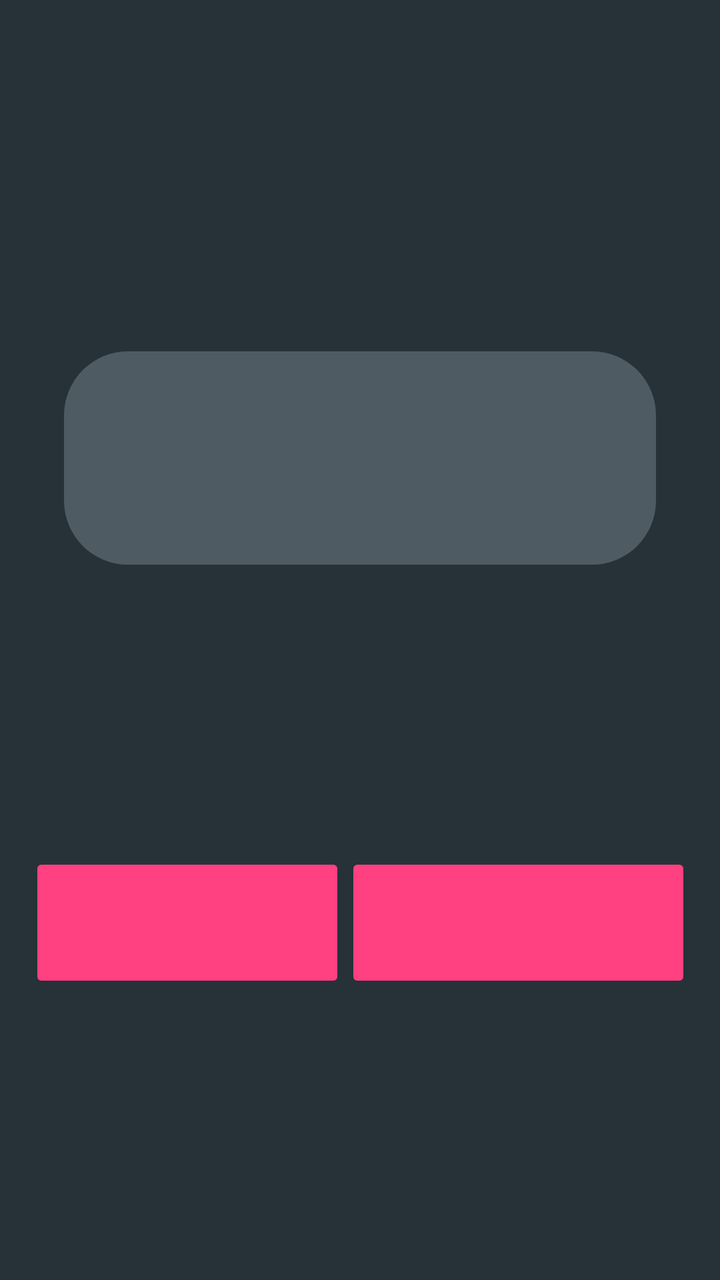
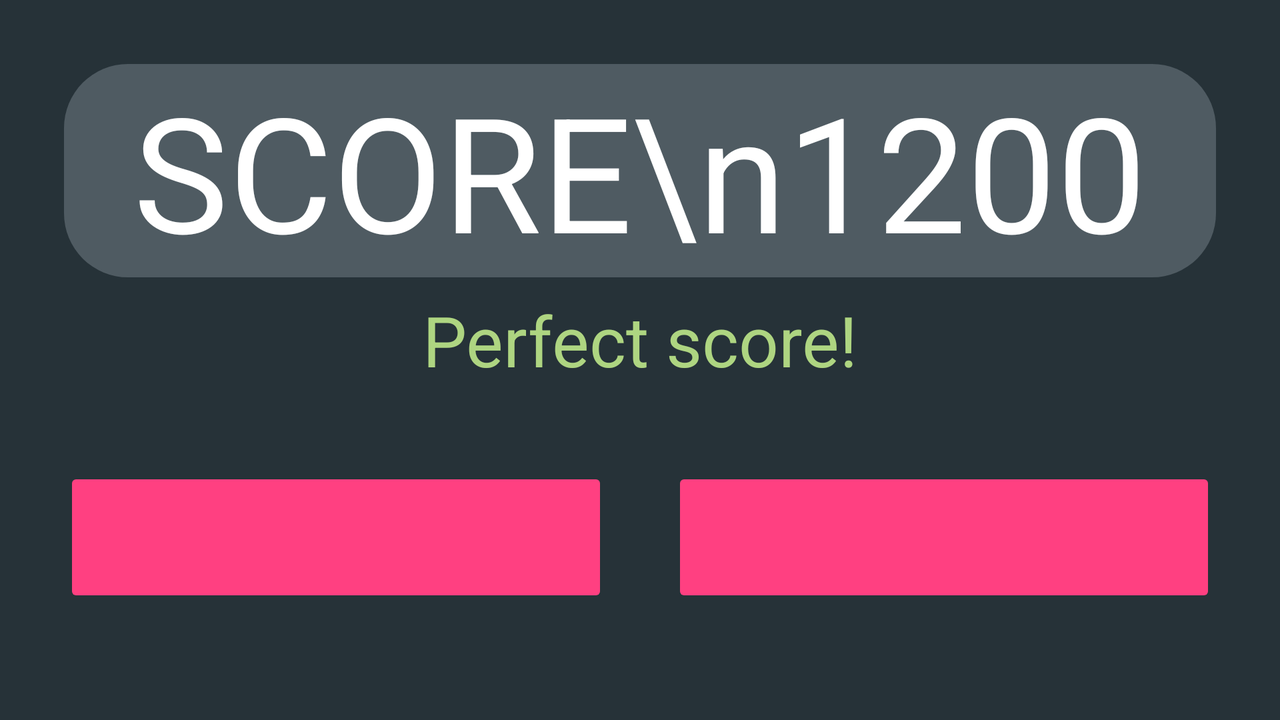

An Android layout and its configuration variant, each rendered on a device that would load it. The default file and the variant file are quoted in full after the pictures.
<!-- AndroidManifest.xml: application theme Theme.SquidGameMemory -->
<!-- res/layout/activity_result.xml -->
<?xml version="1.0" encoding="utf-8"?>
<androidx.constraintlayout.widget.ConstraintLayout xmlns:android="http://schemas.android.com/apk/res/android"
    xmlns:app="http://schemas.android.com/apk/res-auto"
    xmlns:tools="http://schemas.android.com/tools"
    android:layout_width="match_parent"
    android:layout_height="match_parent"
    tools:context=".ResultActivity">

    <TextView
        android:id="@+id/score_text"
        android:layout_width="0dp"
        android:layout_height="wrap_content"
        android:layout_marginStart="32dp"
        android:layout_marginTop="32dp"
        android:layout_marginEnd="32dp"
        android:background="@drawable/radio_selected"
        android:backgroundTint="@color/secondaryLightColor"
        android:textAlignment="center"
        android:textColor="@color/white"
        android:textSize="80sp"
        app:layout_constraintBottom_toTopOf="@+id/home_button"
        app:layout_constraintEnd_toEndOf="parent"
        app:layout_constraintStart_toStartOf="parent"
        app:layout_constraintTop_toTopOf="parent" />

    <TextView
        android:id="@+id/perfect_score"
        android:layout_width="wrap_content"
        android:layout_height="wrap_content"
        android:layout_marginTop="8dp"
        android:text="@string/perfect_score_text"
        android:textColor="#AED581"
        android:textSize="35sp"
        android:visibility="gone"
        app:layout_constraintEnd_toEndOf="parent"
        app:layout_constraintStart_toStartOf="parent"
        app:layout_constraintTop_toBottomOf="@id/score_text" />

    <ImageButton
        android:id="@+id/home_button"
        android:layout_width="158dp"
        android:layout_height="70dp"
        android:layout_marginStart="32dp"
        android:backgroundTint="@color/primaryColor"
        android:scaleType="fitCenter"
        app:layout_constraintBottom_toBottomOf="parent"
        app:layout_constraintEnd_toStartOf="@+id/replay_button"
        app:layout_constraintStart_toStartOf="parent"
        app:layout_constraintTop_toBottomOf="@+id/score_text"
        app:srcCompat="@drawable/ic_baseline_home_24_dark" />

    <ImageButton
        android:id="@+id/replay_button"
        android:layout_width="173dp"
        android:layout_height="70dp"
        android:layout_marginEnd="32dp"
        android:backgroundTint="@color/primaryColor"
        android:scaleType="fitCenter"
        app:layout_constraintBottom_toBottomOf="parent"
        app:layout_constraintEnd_toEndOf="parent"
        app:layout_constraintStart_toEndOf="@+id/home_button"
        app:layout_constraintTop_toBottomOf="@+id/score_text"
        app:srcCompat="@drawable/ic_baseline_replay_24_dark" />


</androidx.constraintlayout.widget.ConstraintLayout>
<!-- resources referenced by this layout -->
<resources>
  <color name="primaryColor">#ff4081</color>
  <color name="secondaryLightColor">#4f5b62</color>
  <color name="white">#FFFFFFFF</color>
  <!-- drawable radio_selected (drawable) -->
  <?xml version="1.0" encoding="utf-8"?>
  <shape xmlns:android="http://schemas.android.com/apk/res/android">
      <solid android:color="@color/secondaryDarkColor"/>
      <corners android:radius="32dp"/>
  </shape>
  <string name="perfect_score_text">Perfect!</string>
  <style name="Theme.SquidGameMemory" parent="Theme.MaterialComponents.Light.NoActionBar">
          
          <item name="android:windowBackground">@color/secondaryColor</item>
          <item name="colorPrimary">@color/purple_500</item>
          <item name="colorPrimaryVariant">@color/purple_700</item>
          <item name="colorOnPrimary">@color/white</item>
          
          <item name="colorSecondary">@color/teal_200</item>
          <item name="colorSecondaryVariant">@color/teal_700</item>
          <item name="colorOnSecondary">@color/black</item>
          
          <item name="android:statusBarColor" tools:targetApi="l">?attr/colorPrimaryVariant</item>
          
      </style>
  <color name="secondaryDarkColor">#000a12</color>
  <color name="secondaryColor">#263238</color>
  <color name="purple_500">#FF6200EE</color>
  <color name="purple_700">#FF3700B3</color>
  <color name="teal_200">#FF03DAC5</color>
  <color name="teal_700">#FF018786</color>
  <color name="black">#FF000000</color>
</resources>
<!-- res/layout-land/activity_result.xml (the author's variant of the layout above) -->
<!-- drawn on the phone turned sideways -->
<?xml version="1.0" encoding="utf-8"?>
<androidx.constraintlayout.widget.ConstraintLayout xmlns:android="http://schemas.android.com/apk/res/android"
    xmlns:app="http://schemas.android.com/apk/res-auto"
    xmlns:tools="http://schemas.android.com/tools"
    android:layout_width="match_parent"
    android:layout_height="match_parent"
    tools:context=".ResultActivity">

    <TextView
        android:id="@+id/score_text"
        android:layout_width="0dp"
        android:layout_height="wrap_content"
        android:layout_marginStart="32dp"
        android:layout_marginTop="32dp"
        android:layout_marginEnd="32dp"
        android:background="@drawable/radio_selected"
        android:backgroundTint="@color/secondaryLightColor"
        android:text="SCORE\n1200"
        android:textAlignment="center"
        android:textColor="@color/white"
        android:textSize="80sp"
        app:layout_constraintEnd_toEndOf="parent"
        app:layout_constraintStart_toStartOf="parent"
        app:layout_constraintTop_toTopOf="parent" />

    <TextView
        android:id="@+id/perfect_score"
        android:layout_width="wrap_content"
        android:layout_height="wrap_content"
        android:layout_marginTop="8dp"
        android:text="Perfect score!"
        android:textColor="#AED581"
        android:textSize="35sp"
        android:visibility="visible"
        app:layout_constraintEnd_toEndOf="parent"
        app:layout_constraintStart_toStartOf="parent"
        app:layout_constraintTop_toBottomOf="@id/score_text" />

    <ImageButton
        android:id="@+id/home_button"
        android:layout_width="0dp"
        android:layout_height="70dp"
        android:layout_marginStart="32dp"
        android:layout_marginTop="16dp"
        android:layout_marginEnd="16dp"
        android:layout_marginBottom="32dp"
        android:backgroundTint="@color/primaryColor"
        android:scaleType="fitCenter"
        app:layout_constraintBottom_toBottomOf="parent"
        app:layout_constraintEnd_toStartOf="@+id/replay_button"
        app:layout_constraintStart_toStartOf="parent"
        app:layout_constraintTop_toBottomOf="@+id/perfect_score"
        app:srcCompat="@drawable/ic_baseline_home_24_dark" />

    <ImageButton
        android:id="@+id/replay_button"
        android:layout_width="0dp"
        android:layout_height="70dp"
        android:layout_marginStart="16dp"
        android:layout_marginTop="16dp"
        android:layout_marginEnd="32dp"
        android:layout_marginBottom="32dp"
        android:backgroundTint="@color/primaryColor"
        android:scaleType="fitCenter"
        app:layout_constraintBottom_toBottomOf="parent"
        app:layout_constraintEnd_toEndOf="parent"
        app:layout_constraintStart_toEndOf="@+id/home_button"
        app:layout_constraintTop_toBottomOf="@+id/perfect_score"
        app:srcCompat="@drawable/ic_baseline_replay_24_dark" />


</androidx.constraintlayout.widget.ConstraintLayout>
<!-- resources referenced by the variant -->
<!-- as the phone turned sideways resolves them -->
<resources>
  <color name="primaryColor">#ff4081</color>
  <color name="secondaryLightColor">#4f5b62</color>
  <color name="white">#FFFFFFFF</color>
  <!-- drawable radio_selected (drawable) -->
  <?xml version="1.0" encoding="utf-8"?>
  <shape xmlns:android="http://schemas.android.com/apk/res/android">
      <solid android:color="@color/secondaryDarkColor"/>
      <corners android:radius="32dp"/>
  </shape>
  <style name="Theme.SquidGameMemory" parent="Theme.MaterialComponents.Light.NoActionBar">
          
          <item name="android:windowBackground">@color/secondaryColor</item>
          <item name="colorPrimary">@color/purple_500</item>
          <item name="colorPrimaryVariant">@color/purple_700</item>
          <item name="colorOnPrimary">@color/white</item>
          
          <item name="colorSecondary">@color/teal_200</item>
          <item name="colorSecondaryVariant">@color/teal_700</item>
          <item name="colorOnSecondary">@color/black</item>
          
          <item name="android:statusBarColor" tools:targetApi="l">?attr/colorPrimaryVariant</item>
          
      </style>
  <color name="secondaryDarkColor">#000a12</color>
  <color name="secondaryColor">#263238</color>
  <color name="purple_500">#FF6200EE</color>
  <color name="purple_700">#FF3700B3</color>
  <color name="teal_200">#FF03DAC5</color>
  <color name="teal_700">#FF018786</color>
  <color name="black">#FF000000</color>
</resources>
